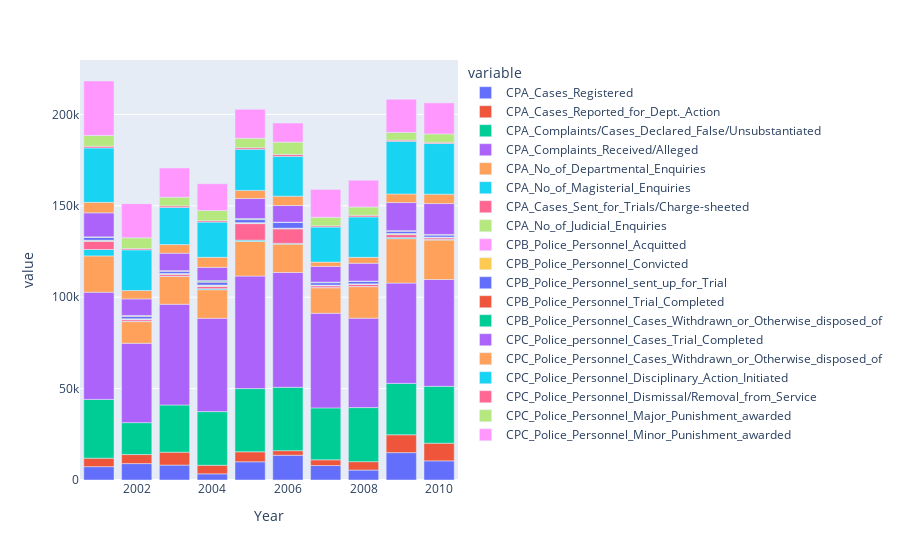

Notebook code cell kept with this figure:
### Code cell
fig = px.bar(yearw, x = 'Year', y = ['CPA_Cases_Registered','CPA_Cases_Reported_for_Dept._Action','CPA_Complaints/Cases_Declared_False/Unsubstantiated','CPA_Complaints_Received/Alleged','CPA_No_of_Departmental_Enquiries',
      'CPA_No_of_Magisterial_Enquiries','CPA_Cases_Sent_for_Trials/Charge-sheeted','CPA_No_of_Judicial_Enquiries','CPB_Police_Personnel_Acquitted','CPB_Police_Personnel_Convicted','CPB_Police_Personnel_sent_up_for_Trial','CPB_Police_Personnel_Trial_Completed','CPB_Police_Personnel_Cases_Withdrawn_or_Otherwise_disposed_of',
    'CPC_Police_personnel_Cases_Trial_Completed','CPC_Police_Personnel_Cases_Withdrawn_or_Otherwise_disposed_of','CPC_Police_Personnel_Disciplinary_Action_Initiated','CPC_Police_Personnel_Dismissal/Removal_from_Service','CPC_Police_Personnel_Major_Punishment_awarded','CPC_Police_Personnel_Minor_Punishment_awarded'])
fig.show()

### Figure 1 — Plotly figure (JSON) as saved in the notebook; plotly's stock layout.template omitted (floating-point values rounded to 4 significant figures)
{"data": [{"alignmentgroup": "True", "hovertemplate": "variable=CPA_Cases_Registered<br>Year=%{x}<br>value=%{y}<extra></extra>", "legendgroup": "CPA_Cases_Registered", "marker": {"color": "#636efa", "pattern": {"shape": ""}}, "name": "CPA_Cases_Registered", "offsetgroup": "CPA_Cases_Registered", "orientation": "v", "showlegend": true, "textposition": "auto", "type": "bar", "x": [2001, 2002, 2003, 2004, 2005, 2006, 2007, 2008, 2009, 2010], "xaxis": "x", "y": [7297, 8978, 8167, 3362, 9965, 13546, 7908, 5445, 14975, 10470], "yaxis": "y"}, {"alignmentgroup": "True", "hovertemplate": "variable=CPA_Cases_Reported_for_Dept._Action<br>Year=%{x}<br>value=%{y}<extra></extra>", "legendgroup": "CPA_Cases_Reported_for_Dept._Action", "marker": {"color": "#EF553B", "pattern": {"shape": ""}}, "name": "CPA_Cases_Reported_for_Dept._Action", "offsetgroup": "CPA_Cases_Reported_for_Dept._Action", "orientation": "v", "showlegend": true, "textposition": "auto", "type": "bar", "x": [2001, 2002, 2003, 2004, 2005, 2006, 2007, 2008, 2009, 2010], "xaxis": "x", "y": [4652, 4952, 7049, 4715, 5459, 2503, 3129, 4596, 9759, 9665], "yaxis": "y"}, {"alignmentgroup": "True", "hovertemplate": "variable=CPA_Complaints/Cases_Declared_False/Unsubstantiated<br>Year=%{x}<br>value=%{y}<extra></extra>", "legendgroup": "CPA_Complaints/Cases_Declared_False/Unsubstantiated", "marker": {"color": "#00cc96", "pattern": {"shape": ""}}, "name": "CPA_Complaints/Cases_Declared_False/Unsubstantiated", "offsetgroup": "CPA_Complaints/Cases_Declared_False/Unsubstantiated", "orientation": "v", "showlegend": true, "textposition": "auto", "type": "bar", "x": [2001, 2002, 2003, 2004, 2005, 2006, 2007, 2008, 2009, 2010], "xaxis": "x", "y": [32141, 17456, 25823, 29332, 34590, 34657, 28412, 29577, 28120, 31115], "yaxis": "y"}, {"alignmentgroup": "True", "hovertemplate": "variable=CPA_Complaints_Received/Alleged<br>Year=%{x}<br>value=%{y}<extra></extra>", "legendgroup": "CPA_Complaints_Received/Alleged", "marker": {"color": "#ab63fa", "pattern": {"shape": ""}}, "name": "CPA_Complaints_Received/Alleged", "offsetgroup": "CPA_Complaints_Received/Alleged", "orientation": "v", "showlegend": true, "textposition": "auto", "type": "bar", "x": [2001, 2002, 2003, 2004, 2005, 2006, 2007, 2008, 2009, 2010], "xaxis": "x", "y": [58661, 43393, 55115, 51060, 61560, 62822, 51767, 48939, 54873, 58438], "yaxis": "y"}, {"alignmentgroup": "True", "hovertemplate": "variable=CPA_No_of_Departmental_Enquiries<br>Year=%{x}<br>value=%{y}<extra></extra>", "legendgroup": "CPA_No_of_Departmental_Enquiries", "marker": {"color": "#FFA15A", "pattern": {"shape": ""}}, "name": "CPA_No_of_Departmental_Enquiries", "offsetgroup": "CPA_No_of_Departmental_Enquiries", "orientation": "v", "showlegend": true, "textposition": "auto", "type": "bar", "x": [2001, 2002, 2003, 2004, 2005, 2006, 2007, 2008, 2009, 2010], "xaxis": "x", "y": [19844, 11850, 15169, 15633, 18940, 15510, 13953, 17215, 24302, 21563], "yaxis": "y"}, {"alignmentgroup": "True", "hovertemplate": "variable=CPA_No_of_Magisterial_Enquiries<br>Year=%{x}<br>value=%{y}<extra></extra>", "legendgroup": "CPA_No_of_Magisterial_Enquiries", "marker": {"color": "#19d3f3", "pattern": {"shape": ""}}, "name": "CPA_No_of_Magisterial_Enquiries", "offsetgroup": "CPA_No_of_Magisterial_Enquiries", "orientation": "v", "showlegend": true, "textposition": "auto", "type": "bar", "x": [2001, 2002, 2003, 2004, 2005, 2006, 2007, 2008, 2009, 2010], "xaxis": "x", "y": [3509, 200, 130, 573, 713, 423, 119, 99, 611, 326], "yaxis": "y"}, {"alignmentgroup": "True", "hovertemplate": "variable=CPA_Cases_Sent_for_Trials/Charge-sheeted<br>Year=%{x}<br>value=%{y}<extra></extra>", "legendgroup": "CPA_Cases_Sent_for_Trials/Charge-sheeted", "marker": {"color": "#FF6692", "pattern": {"shape": ""}}, "name": "CPA_Cases_Sent_for_Trials/Charge-sheeted", "offsetgroup": "CPA_Cases_Sent_for_Trials/Charge-sheeted", "orientation": "v", "showlegend": true, "textposition": "auto", "type": "bar", "x": [2001, 2002, 2003, 2004, 2005, 2006, 2007, 2008, 2009, 2010], "xaxis": "x", "y": [4477, 888, 1026, 1191, 9047, 7936, 941, 1132, 1618, 861], "yaxis": "y"}, {"alignmentgroup": "True", "hovertemplate": "variable=CPA_No_of_Judicial_Enquiries<br>Year=%{x}<br>value=%{y}<extra></extra>", "legendgroup": "CPA_No_of_Judicial_Enquiries", "marker": {"color": "#B6E880", "pattern": {"shape": ""}}, "name": "CPA_No_of_Judicial_Enquiries", "offsetgroup": "CPA_No_of_Judicial_Enquiries", "orientation": "v", "showlegend": true, "textposition": "auto", "type": "bar", "x": [2001, 2002, 2003, 2004, 2005, 2006, 2007, 2008, 2009, 2010], "xaxis": "x", "y": [438, 280, 365, 383, 288, 295, 278, 204, 481, 268], "yaxis": "y"}, {"alignmentgroup": "True", "hovertemplate": "variable=CPB_Police_Personnel_Acquitted<br>Year=%{x}<br>value=%{y}<extra></extra>", "legendgroup": "CPB_Police_Personnel_Acquitted", "marker": {"color": "#FF97FF", "pattern": {"shape": ""}}, "name": "CPB_Police_Personnel_Acquitted", "offsetgroup": "CPB_Police_Personnel_Acquitted", "orientation": "v", "showlegend": true, "textposition": "auto", "type": "bar", "x": [2001, 2002, 2003, 2004, 2005, 2006, 2007, 2008, 2009, 2010], "xaxis": "x", "y": [123, 179, 131, 371, 128, 70, 106, 95, 99, 152], "yaxis": "y"}, {"alignmentgroup": "True", "hovertemplate": "variable=CPB_Police_Personnel_Convicted<br>Year=%{x}<br>value=%{y}<extra></extra>", "legendgroup": "CPB_Police_Personnel_Convicted", "marker": {"color": "#FECB52", "pattern": {"shape": ""}}, "name": "CPB_Police_Personnel_Convicted", "offsetgroup": "CPB_Police_Personnel_Convicted", "orientation": "v", "showlegend": true, "textposition": "auto", "type": "bar", "x": [2001, 2002, 2003, 2004, 2005, 2006, 2007, 2008, 2009, 2010], "xaxis": "x", "y": [43, 52, 45, 55, 97, 24, 43, 33, 43, 53], "yaxis": "y"}, {"alignmentgroup": "True", "hovertemplate": "variable=CPB_Police_Personnel_sent_up_for_Trial<br>Year=%{x}<br>value=%{y}<extra></extra>", "legendgroup": "CPB_Police_Personnel_sent_up_for_Trial", "marker": {"color": "#636efa", "pattern": {"shape": ""}}, "name": "CPB_Police_Personnel_sent_up_for_Trial", "offsetgroup": "CPB_Police_Personnel_sent_up_for_Trial", "orientation": "v", "showlegend": true, "textposition": "auto", "type": "bar", "x": [2001, 2002, 2003, 2004, 2005, 2006, 2007, 2008, 2009, 2010], "xaxis": "x", "y": [1524, 1305, 1216, 1517, 1668, 3062, 1273, 1245, 1279, 1107], "yaxis": "y"}, {"alignmentgroup": "True", "hovertemplate": "variable=CPB_Police_Personnel_Trial_Completed<br>Year=%{x}<br>value=%{y}<extra></extra>", "legendgroup": "CPB_Police_Personnel_Trial_Completed", "marker": {"color": "#EF553B", "pattern": {"shape": ""}}, "name": "CPB_Police_Personnel_Trial_Completed", "offsetgroup": "CPB_Police_Personnel_Trial_Completed", "orientation": "v", "showlegend": true, "textposition": "auto", "type": "bar", "x": [2001, 2002, 2003, 2004, 2005, 2006, 2007, 2008, 2009, 2010], "xaxis": "x", "y": [166, 231, 176, 426, 225, 94, 149, 128, 142, 205], "yaxis": "y"}, {"alignmentgroup": "True", "hovertemplate": "variable=CPB_Police_Personnel_Cases_Withdrawn_or_Otherwise_disposed_of<br>Year=%{x}<br>value=%{y}<extra></extra>", "legendgroup": "CPB_Police_Personnel_Cases_Withdrawn_or_Otherwise_disposed_of", "marker": {"color": "#00cc96", "pattern": {"shape": ""}}, "name": "CPB_Police_Personnel_Cases_Withdrawn_or_Otherwise_disposed_of", "offsetgroup": "CPB_Police_Personnel_Cases_Withdrawn_or_Otherwise_disposed_of", "orientation": "v", "showlegend": true, "textposition": "auto", "type": "bar", "x": [2001, 2002, 2003, 2004, 2005, 2006, 2007, 2008, 2009, 2010], "xaxis": "x", "y": [157, 258, 146, 486, 373, 133, 199, 125, 132, 141], "yaxis": "y"}, {"alignmentgroup": "True", "hovertemplate": "variable=CPC_Police_personnel_Cases_Trial_Completed<br>Year=%{x}<br>value=%{y}<extra></extra>", "legendgroup": "CPC_Police_personnel_Cases_Trial_Completed", "marker": {"color": "#ab63fa", "pattern": {"shape": ""}}, "name": "CPC_Police_personnel_Cases_Trial_Completed", "offsetgroup": "CPC_Police_personnel_Cases_Trial_Completed", "orientation": "v", "showlegend": true, "textposition": "auto", "type": "bar", "x": [2001, 2002, 2003, 2004, 2005, 2006, 2007, 2008, 2009, 2010], "xaxis": "x", "y": [13137, 9051, 9527, 7247, 10939, 9081, 8595, 9757, 15356, 16876], "yaxis": "y"}, {"alignmentgroup": "True", "hovertemplate": "variable=CPC_Police_Personnel_Cases_Withdrawn_or_Otherwise_disposed_of<br>Year=%{x}<br>value=%{y}<extra></extra>", "legendgroup": "CPC_Police_Personnel_Cases_Withdrawn_or_Otherwise_disposed_of", "marker": {"color": "#FFA15A", "pattern": {"shape": ""}}, "name": "CPC_Police_Personnel_Cases_Withdrawn_or_Otherwise_disposed_of", "offsetgroup": "CPC_Police_Personnel_Cases_Withdrawn_or_Otherwise_disposed_of", "orientation": "v", "showlegend": true, "textposition": "auto", "type": "bar", "x": [2001, 2002, 2003, 2004, 2005, 2006, 2007, 2008, 2009, 2010], "xaxis": "x", "y": [5756, 4566, 4713, 5482, 4447, 5107, 2329, 3219, 4687, 5125], "yaxis": "y"}, {"alignmentgroup": "True", "hovertemplate": "variable=CPC_Police_Personnel_Disciplinary_Action_Initiated<br>Year=%{x}<br>value=%{y}<extra></extra>", "legendgroup": "CPC_Police_Personnel_Disciplinary_Action_Initiated", "marker": {"color": "#19d3f3", "pattern": {"shape": ""}}, "name": "CPC_Police_Personnel_Disciplinary_Action_Initiated", "offsetgroup": "CPC_Police_Personnel_Disciplinary_Action_Initiated", "orientation": "v", "showlegend": true, "textposition": "auto", "type": "bar", "x": [2001, 2002, 2003, 2004, 2005, 2006, 2007, 2008, 2009, 2010], "xaxis": "x", "y": [29748, 22276, 20321, 19269, 22503, 21810, 19187, 22124, 28819, 27723], "yaxis": "y"}, {"alignmentgroup": "True", "hovertemplate": "variable=CPC_Police_Personnel_Dismissal/Removal_from_Service<br>Year=%{x}<br>value=%{y}<extra></extra>", "legendgroup": "CPC_Police_Personnel_Dismissal/Removal_from_Service", "marker": {"color": "#FF6692", "pattern": {"shape": ""}}, "name": "CPC_Police_Personnel_Dismissal/Removal_from_Service", "offsetgroup": "CPC_Police_Personnel_Dismissal/Removal_from_Service", "orientation": "v", "showlegend": true, "textposition": "auto", "type": "bar", "x": [2001, 2002, 2003, 2004, 2005, 2006, 2007, 2008, 2009, 2010], "xaxis": "x", "y": [922, 726, 835, 752, 856, 1020, 665, 879, 647, 666], "yaxis": "y"}, {"alignmentgroup": "True", "hovertemplate": "variable=CPC_Police_Personnel_Major_Punishment_awarded<br>Year=%{x}<br>value=%{y}<extra></extra>", "legendgroup": "CPC_Police_Personnel_Major_Punishment_awarded", "marker": {"color": "#B6E880", "pattern": {"shape": ""}}, "name": "CPC_Police_Personnel_Major_Punishment_awarded", "offsetgroup": "CPC_Police_Personnel_Major_Punishment_awarded", "orientation": "v", "showlegend": true, "textposition": "auto", "type": "bar", "x": [2001, 2002, 2003, 2004, 2005, 2006, 2007, 2008, 2009, 2010], "xaxis": "x", "y": [5914, 5851, 4762, 5557, 5151, 6783, 4650, 4541, 4227, 4561], "yaxis": "y"}, {"alignmentgroup": "True", "hovertemplate": "variable=CPC_Police_Personnel_Minor_Punishment_awarded<br>Year=%{x}<br>value=%{y}<extra></extra>", "legendgroup": "CPC_Police_Personnel_Minor_Punishment_awarded", "marker": {"color": "#FF97FF", "pattern": {"shape": ""}}, "name": "CPC_Police_Personnel_Minor_Punishment_awarded", "offsetgroup": "CPC_Police_Personnel_Minor_Punishment_awarded", "orientation": "v", "showlegend": true, "textposition": "auto", "type": "bar", "x": [2001, 2002, 2003, 2004, 2005, 2006, 2007, 2008, 2009, 2010], "xaxis": "x", "y": [29781, 18704, 15967, 14666, 15854, 10423, 15275, 14653, 18085, 17006], "yaxis": "y"}], "layout": {"barmode": "relative", "legend": {"title": {"text": "variable"}, "tracegroupgap": 0}, "margin": {"t": 60}, "xaxis": {"anchor": "y", "domain": [0, 1], "title": {"text": "Year"}}, "yaxis": {"anchor": "x", "domain": [0, 1], "title": {"text": "value"}}}}
